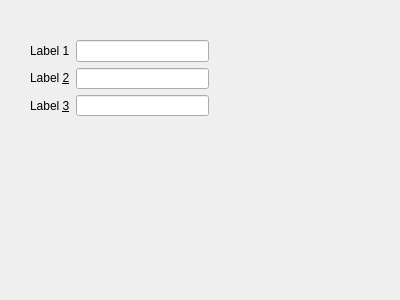
<?xml version="1.0" encoding="UTF-8"?>
<ui version="4.0">
 <class>Form</class>
 <widget class="QWidget" name="Form">
  <property name="geometry">
   <rect>
    <x>0</x>
    <y>0</y>
    <width>400</width>
    <height>300</height>
   </rect>
  </property>
  <property name="windowTitle">
   <string>Form</string>
  </property>
  <widget class="QWidget" name="">
   <property name="geometry">
    <rect>
     <x>30</x>
     <y>40</y>
     <width>179</width>
     <height>76</height>
    </rect>
   </property>
   <layout class="QHBoxLayout" name="horizontalLayout">
    <item>
     <layout class="QVBoxLayout" name="verticalLayout">
      <item>
       <widget class="QLabel" name="label">
        <property name="text">
         <string>Label 1</string>
        </property>
       </widget>
      </item>
      <item>
       <widget class="QLabel" name="label_2">
        <property name="text">
         <string>Label &amp;2</string>
        </property>
        <property name="buddy">
         <cstring>lineEdit_2</cstring>
        </property>
       </widget>
      </item>
      <item>
       <widget class="QLabel" name="label_3">
        <property name="text">
         <string>Label &amp;3</string>
        </property>
        <property name="buddy">
         <cstring>lineEdit_3</cstring>
        </property>
       </widget>
      </item>
     </layout>
    </item>
    <item>
     <layout class="QVBoxLayout" name="verticalLayout_2">
      <item>
       <widget class="QLineEdit" name="lineEdit"/>
      </item>
      <item>
       <widget class="QLineEdit" name="lineEdit_2"/>
      </item>
      <item>
       <widget class="QLineEdit" name="lineEdit_3"/>
      </item>
     </layout>
    </item>
   </layout>
  </widget>
 </widget>
 <resources/>
 <connections/>
</ui>
